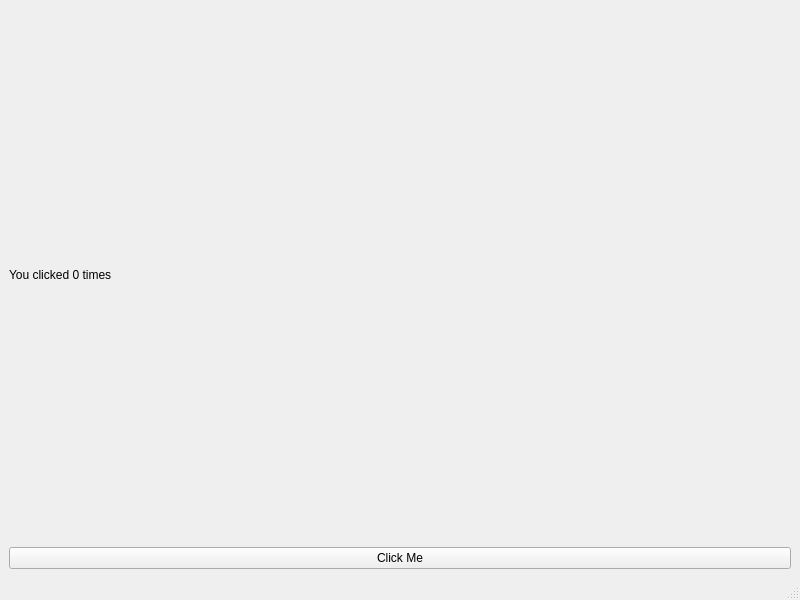
<?xml version="1.0" encoding="UTF-8"?>
<ui version="4.0">
 <class>MainWindow</class>
 <widget class="QMainWindow" name="MainWindow">
  <property name="geometry">
   <rect>
    <x>0</x>
    <y>0</y>
    <width>800</width>
    <height>600</height>
   </rect>
  </property>
  <property name="windowTitle">
   <string>MainWindow</string>
  </property>
  <widget class="QWidget" name="centralwidget">
   <layout class="QVBoxLayout" name="verticalLayout">
    <item>
     <widget class="QLabel" name="label">
      <property name="text">
       <string>You clicked 0 times</string>
      </property>
     </widget>
    </item>
    <item>
     <widget class="QPushButton" name="btnClicker">
      <property name="text">
       <string>Click Me</string>
      </property>
     </widget>
    </item>
   </layout>
  </widget>
  <widget class="QMenuBar" name="menubar">
   <property name="geometry">
    <rect>
     <x>0</x>
     <y>0</y>
     <width>800</width>
     <height>22</height>
    </rect>
   </property>
  </widget>
  <widget class="QStatusBar" name="statusbar"/>
 </widget>
 <resources/>
 <connections/>
</ui>
